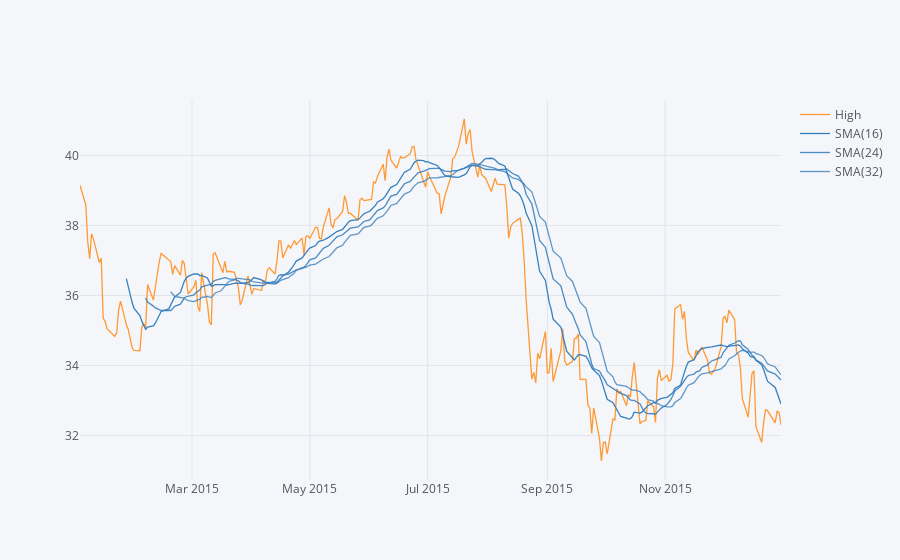

The code cell stored with this chart in its notebook:
### Markdown cell above
** Use .ta_plot(study='sma') to create a Simple Moving Averages plot of Morgan Stanley for the year 2015.**

### Code cell
MS['High'].loc['2015-01-01':'2015-12-31'].ta_plot(study='sma',periods=[16,24,32])

### Figure 1 — Plotly figure (JSON) as saved in the notebook; plotly's stock layout.template omitted (floating-point values rounded to 4 significant figures; data arrays with more than 128 entries replaced by an {"elided": "..."} marker saying what was removed)
{"data": [{"line": {"color": "rgba(255, 153, 51, 1.0)", "dash": "solid", "shape": "linear", "width": 1.3}, "mode": "lines", "name": "High", "text": "", "type": "scatter", "x": {"elided": "252 str values"}, "y": {"elided": "252 float values"}}, {"line": {"color": "rgba(55, 128, 191, 1.0)", "dash": "solid", "shape": "linear", "width": 1.3}, "mode": "lines", "name": "SMA(16)", "text": "", "type": "scatter", "x": {"elided": "252 str values"}, "y": {"elided": "252 mixed values"}}, {"line": {"color": "rgba(55, 128, 191, 0.8999999999999999)", "dash": "solid", "shape": "linear", "width": 1.3}, "mode": "lines", "name": "SMA(24)", "text": "", "type": "scatter", "x": {"elided": "252 str values"}, "y": {"elided": "252 mixed values"}}, {"line": {"color": "rgba(55, 128, 191, 0.7999999999999998)", "dash": "solid", "shape": "linear", "width": 1.3}, "mode": "lines", "name": "SMA(32)", "text": "", "type": "scatter", "x": {"elided": "252 str values"}, "y": {"elided": "252 mixed values"}}], "layout": {"legend": {"bgcolor": "#F5F6F9", "font": {"color": "#4D5663"}}, "paper_bgcolor": "#F5F6F9", "plot_bgcolor": "#F5F6F9", "title": {"font": {"color": "#4D5663"}}, "xaxis": {"gridcolor": "#E1E5ED", "showgrid": true, "tickfont": {"color": "#4D5663"}, "title": {"font": {"color": "#4D5663"}, "text": ""}, "zerolinecolor": "#E1E5ED"}, "yaxis": {"gridcolor": "#E1E5ED", "showgrid": true, "tickfont": {"color": "#4D5663"}, "title": {"font": {"color": "#4D5663"}, "text": ""}, "zerolinecolor": "#E1E5ED"}}}
